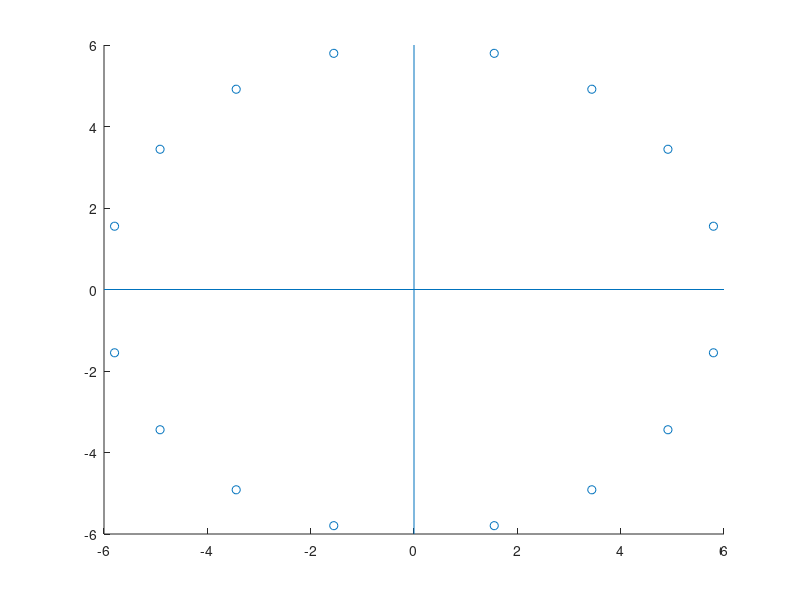

MATLAB code to generate this figure: (Note: this script raises an error after producing the figure.)
% VSWMDA Randomization

% Four types of images
% Four quadrants
% Four order positions
% The total number of trials has to be multiples of 16!!

clear
close
clc

for ses = 1%:5
    
runs = [1:2] + (ses-1)*2;

for rr = runs % two runs
    ttl = ['MGS_run' num2str(rr)]; % figure title
n = 16;

%% Trial length - TR = 1000 ms
tr = 1;

srt_t = 0;%0.5;
fix_t = 1.5;%tr*2-srt_t;

stim_t = 0.5;
%blank_t = 0.15;
delay_t = [8 10];
%cue_t = 0.5;
resp_t = tr;
%feed_t = 0.5;
ITI = tr*[8:10]'; % 9 s on average


trial_len = stim_t + mean(delay_t) + resp_t + mean(ITI) % feed_t
%trial_len*48/60 % 20 mins

run_len = (trial_len*16 + 25)/60

%% Now let's assign different locations

% % Behavior
% d = 67.7; % cm
% h = 30.5;
% w = 38;
% x_res = 1280;
% y_res = 1024;

% fMRI
d = 138.9; % cm
h = 35;
w = 43;
x_res = 1024;
y_res = 768;

%% Size
jit_ecc = 0.5;
jit_ang = 5;

fix_size = 0.5;
dot_size = 0.5;
ROI_size = 0.8; % image size

back_color = {'154,154,154,255'};
dot_color = {'0,0,0,255'};
fix_color = {'0,0,0,255'};
feed_color = {'50,205,50,255'};

ecc_all = [3 5.5]; ecc = ecc_all(mod(rr+1,2)+1);
ang = [15:20:75];%11.25:22.5:360;
ang = [ang ang+90 ang+180 ang+270];

%% Plot
figure(1);clf
scatter(6*cosd(ang),6*sind(ang))
line([-6 6],[0 0])
line([0 0],[-6 6])
%saveas(figure(1),'location16.jpg')

% %% Run optseq to get trial sequence
% pause % run optseq and import data
% quad = table2array(MGS1(1:2:end,2)); % quadrant number
% iti_all = table2array(MGS1(2:2:end,3)); % all the ITIs
% 
% save('MGS2500_001_optseq.mat','MGS1','iti_all','quad')

%% quad & iti
% each run, 16 trials, all 16 locations
quad = repmat([1:4]',n/4,1); quad = Shuffle(quad);
iti_all = datasample(ITI,n,1);

%% Assign different angles to each trial and make sure there are no 
% repetitive locations and images in sequential trials
dif = 1;ang_all = [];img_all = [];img_sub = []; img_sub_all = [];
while dif
for ii = 1:4
ang_quad{ii} = repmat(ang((1:4)+4*(ii-1)),1,n/16);%[repmat(ang((1:4)+ii-1),1,3),ang(randperm(4,3)+ii)];
if rr == 1|3|5|7|9|11|13|15
img_quad{ii} = [ones(1,n/4/4),2*ones(1,n/4/4),3*ones(1,n/4/4),4*ones(1,n/4/4)];
elseif rr == 2|4|6|8|10|12|14|16
    img_quad{ii} = [3*ones(1,n/4/4),4*ones(1,n/4/4),1*ones(1,n/4/4),2*ones(1,n/4/4)];
end
img_sub{ii} = (mod(rr+1,2)+1)*ones(n/4,1);%repmat([1;2],n/4/2,1);
ind = find(quad == ii);
ind_ang = randperm(n/4,n/4);
ang_all(ind) = ang_quad{ii}(ind_ang);
img_all(ind) = img_quad{ii}(ind_ang);
img_sub_all(ind) = img_sub{ii}(ind_ang);
end
dif = any(~diff(ang_all)) & any(~diff(img_all));
end
% %% Assign different images to each trial
% img_sub = datasample(1:2,n);
img_sub = img_sub_all;

%% delay
% delay duration
delay = zeros(n,1);
delay_t_io = repmat(delay_t',2,1);
for jj = 1:4 % each quadrant
       temp = find(ismember(ang_all, ang_quad{jj})); % always 4 trials % ret_ord
       delay(temp,1) = Shuffle(delay_t_io);
end

%% Construct the full experiment
run = rr*ones(n,1);
trial = [1:n]';

% actual image name
img_name = [];
for ii = 1:n % trial
img_name{ii,1} = [num2str(img_all(ii)) '_' num2str(img_sub(ii)) '.png'];
end

% fixation location
fix_x = x_res/2*ones(n,1);
fix_y = y_res/2*ones(n,1);

% time
iti_t_all = Shuffle([ITI(1)*ones(5,1);ITI(2)*ones(5,1);ITI(3)*ones(6,1)]); % iti_t_all(1) = 5.5; % datasample(ITI,n)
fix_t_all = fix_t*ones(n,1) + iti_t_all;
stim_t_all = fix_t_all + stim_t*ones(n,1);
delay_t_all = stim_t_all + datasample(delay_t,n)';%delay_t*ones(n,1);
resp_t_all = delay_t_all + resp_t*ones(n,1);

% size
fix_size_pix = tand(fix_size).*d./w.*x_res;
fix_size_pix_all = fix_size_pix*ones(n,1);
dot_size_pix = tand(dot_size).*d./w.*x_res;
dot_size_pix_all = dot_size_pix*ones(n,1);
roi_size_pix = tand(ROI_size).*d./w.*x_res;
roi_size_pix_all = roi_size_pix*ones(n,1);

% color
dot_color_all = repmat(dot_color,n,1);
back_color_all = repmat(back_color,n,1);
fix_color_all = repmat(fix_color,n,1);
feed_color_all = repmat(feed_color,n,1);

% targets actual location
jit = linspace(-1,1,16); 
jit = jit(randperm(16)); jit = reshape(jit,n,1);
ecc_rand = ecc + jit_ecc*jit;%(2*rand(n,4)-1);

jit = linspace(-1,1,16); 
jit = jit(randperm(16)); jit = reshape(jit,n,1);
ang_rand = ang_all' + jit_ang*jit;%(2*rand(n,4)-1);

% ecc_rand = ecc + jit_ecc*(2*rand(n,1)-1); 
% ang_rand = ang_all' + jit_ang*(2*rand(n,1)-1);
x = tand(ecc_rand).*d.*cosd(ang_rand)./w.*x_res + x_res/2;
y = y_res/2-tand(ecc_rand).*d.*sind(ang_rand)./h.*y_res;

% full table
mltable = table(run,trial,quad,img_name,...
    ecc_rand,ang_rand,x,y,fix_x,fix_y,...
   fix_t_all,stim_t_all,delay_t_all,resp_t_all,iti_t_all,...
    fix_size_pix_all,dot_size_pix_all,roi_size_pix_all,ang_all',ecc*ones(n,1),...
    'VariableNames',{'run_ind','trial_ind','stim_quad','stim_img','stim_ecc','stim_ang','stim_x','stim_y','fix_x','fix_y', ...
    'fix_t','stim_t','delay_t','resp_t','iti_t','fix_size','dot_size','roi_size','stim_ang_orig','ecc'});

% adjust baseline timing
mltable(17,:) = mltable(16,:);
mltable.iti_t(17) = 15;
mltable{1,11:15} = mltable{1,11:15}-mltable.iti_t(1)+5;
mltable.iti_t(1) = 5;
mltable.trial_ind = [1:17]';

% mltable(2:17,:) = mltable(1:16,:);
% mltable(18,:) = mltable(17,:);
% mltable.trial_ind = [1:18]';

%% save the table
% Write into a csv file
writetable(mltable,[ttl '.csv'])

%% Calculate measurements
% % tm = mltable(2:17,[11:16]);
% tm = mltable(:,[11:15]);
% tm_all = sum(table2array(tm(:,4)));
% tm_all_min = tm_all/60;
% n_vol = tm_all/tr;
% n_vol_runs(rr) = n_vol;

 % calculate measurements
 tm = mltable(:,[11:15]);
tm_all = sum(table2array(tm(1:16,4))) + table2array(tm(17,end));
tm_all_min = tm_all/60;
n_vol = tm_all/1
n_vol_runs(rr) = n_vol;

%% plot actual stimuli locations
temp = [reshape(x,[],1) reshape(y,[],1)];
figure(3);clf
%for ii = 1:12
scatter(temp(:,1),y_res-temp(:,2),5)
%hold on
%end
line([0 x_res],[y_res/2 y_res/2],'Color','k')
line([x_res/2 x_res/2],[0 y_res],'Color','k')
xlim([0 x_res])
ylim([0 y_res])
title('Actual Stimuli Locations')
saveas(figure(3),[ttl,'.jpg'])
end
end
%writematrix(n_vol_runs,'MGS_TR1000_n_vol.csv')
% %% 24 sets of locations
% % Let's find trials that probe the first quadrant
% ind = find(ret_quad == 1); % 32 trials
% % We want 8 trials per location in that quadrant (so each location probed
% % equally), AND we want each location appears at the same chance
% % Let's construct possible sets of locations (assymetrical & at least 45
% % degrees apart)
% ang_proto_1 = [];
% for ii = 1:4 % the first quadrant, four angles
%     ang_1 = ang(ii);
%     % Let's calculate possible second quadrant locations
%     temp = ang(5:8);
%     ang_2_all = temp((temp + ang_1)/2 ~= 90);
%     for jj = 1:length(ang_2_all) % for each second-quadrant locations
%         ang_2 = ang_2_all(jj);
%         % Possible third quadrant locations
%         temp = ang(9:12);
%         ang_3_all = temp((temp + ang_2)/2 ~= 180 & (temp - ang_1) ~= 180);
%         for kk = 1:length(ang_3_all) % for each third-quadrant locations
%             ang_3 = ang_3_all(kk);
%             temp = ang(13:16);
%             ang_4 = temp((temp+ang_3)/2~= 270 & temp-(ang_2-90)~=270 & temp+ang_1~=360);
% 
%             % store all the possible sets of locations
%             ang_proto_1 = [ang_proto_1;ang_1 ang_2 ang_3 ang_4];
%         end
%     end
% end
% 
% % each location appears equally?
% temp = histcounts(reshape(ang_proto_1,1,[]),[0 ang+2]);
% 
% % number of trials per order per quadrant
% ord_temp = ret_ord(ind); % 8 trials
% % for each order, randomly select 2 sets of location with each 4 locations
% % in that quadrant
% ang_proto_1(1:6,:)= ang_proto_1(randperm(6,6),:);
% ang_proto_1([1:6]+6,:) = ang_proto_1(randperm(6,6)+6,:);
% ang_proto_1([1:6]+12,:) = ang_proto_1(randperm(6,6)+12,:);
% ang_proto_1([1:6]+18,:) = ang_proto_1(randperm(6,6)+18,:);
% 
% %%
% ang_proto_1 = [];
% for ii = 1:4 % the first quadrant, four angles
%     ang_1 = ang(ii);
%     % Let's calculate possible second quadrant locations
%     temp = ang(5:8);
%     ang_2_all = temp((temp + ang_1)/2 ~= 90);
%     for jj = 1:length(ang_2_all) % for each second-quadrant locations
%         ang_2 = ang_2_all(jj);
%         % Possible third quadrant locations
%         temp = ang(9:12);
%         ang_3_all = temp((temp + ang_2)/2 ~= 180 | (temp - ang_1) ~= 180);
%         for kk = 1:length(ang_3_all) % for each third-quadrant locations
%             ang_3 = ang_3_all(kk);
%             temp = ang(13:16);
%             ang_4 = temp((temp+ang_3)/2~= 270 | temp-(ang_2-90)~=270 | temp+ang_1~=360);
% for ll = 1:length(ang_4)
%             % store all the possible sets of locations
%             ang_proto_1 = [ang_proto_1;ang_1 ang_2 ang_3 ang_4(ll)];
% end
%         end
%     end
% end
% % randomly pick 32 out of 60 sets of locations, with equal probability in
% % probing each location
% 
% %         % Now we start to combine order, quadrant, and images
% %         for oo = 1:4 % for each specific image-order association
% %             % We have four possible choices of image-quadrant associations
% %             for qq = 1:4
% %                 % Let's store those 4*4 = 16 combinations
% %                 order_spec(4*(oo-1)+qq,:) = order_temp(oo,:); % order
% %                 quad_spec(4*(oo-1)+qq,:) = quad_temp(qq,:); % quadrant
% %             end
% %         end
% %         % But only 4 of those 4*4 = 16 combinations are valid, the
% %         % combination of those 4 make sure that each image is
% %         % probed equally in each order & each quadrant
% %         dif = order_spec - quad_spec; dif = sort(dif,2);
% %         uniq_dif = unique(dif,'rows');
% %         for kk = 1:length(uniq_dif)
% %             occurence(kk) = sum(ismember(uniq_dif(kk,:),dif));
% %         end
%         
% %         % check: each quadrant appears in each order equally
% %         a = arrayfun(@(y)(sum(order_rs(quad_rs == 4) == y)),1:4);
% %         quad_rs = reshape(quad_spec(:,1),[],1);
% %         order_rs = reshape(order_spec(:,1),[],1);
% %         a = arrayfun(@(y)(sum(order_rs == y)),1:4);
